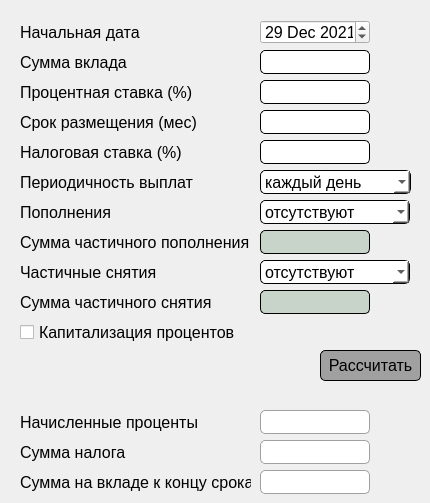
    <widget class="QWidget" name="tab_3">
     <attribute name="title">
      <string>Депозитный</string>
     </attribute>
     <widget class="QPushButton" name="DepositCalculate">
      <property name="geometry">
       <rect>
        <x>320</x>
        <y>350</y>
        <width>101</width>
        <height>31</height>
       </rect>
      </property>
      <property name="font">
       <font>
        <family>Yu Gothic UI</family>
        <pointsize>12</pointsize>
        <bold>false</bold>
       </font>
      </property>
      <property name="styleSheet">
       <string notr="true">QPushButton {
	background-color: rgb(160,160,160);
	border: 1px solid black;
	border-radius: 5px;
}	</string>
      </property>
      <property name="text">
       <string>Рассчитать</string>
      </property>
     </widget>
     <widget class="QDateEdit" name="DepositDate">
      <property name="geometry">
       <rect>
        <x>260</x>
        <y>20</y>
        <width>110</width>
        <height>24</height>
       </rect>
      </property>
      <property name="font">
       <font>
        <family>Yu Gothic UI</family>
        <pointsize>12</pointsize>
        <bold>false</bold>
       </font>
      </property>
      <property name="dateTime">
       <datetime>
        <hour>12</hour>
        <minute>0</minute>
        <second>0</second>
        <year>2021</year>
        <month>12</month>
        <day>29</day>
       </datetime>
      </property>
     </widget>
     <widget class="QLineEdit" name="Summa_vklad">
      <property name="geometry">
       <rect>
        <x>260</x>
        <y>50</y>
        <width>110</width>
        <height>24</height>
       </rect>
      </property>
      <property name="font">
       <font>
        <family>Yu Gothic UI</family>
        <pointsize>12</pointsize>
        <bold>false</bold>
       </font>
      </property>
      <property name="styleSheet">
       <string>QLineEdit {
	background-color: white;
	border: 1px solid black;
	border-radius: 5px;
}</string>
      </property>
      <property name="alignment">
       <set>Qt::AlignRight|Qt::AlignTrailing|Qt::AlignVCenter</set>
      </property>
     </widget>
     <widget class="QLineEdit" name="Proc_stavka">
      <property name="geometry">
       <rect>
        <x>260</x>
        <y>80</y>
        <width>110</width>
        <height>24</height>
       </rect>
      </property>
      <property name="font">
       <font>
        <family>Yu Gothic UI</family>
        <pointsize>12</pointsize>
        <bold>false</bold>
       </font>
      </property>
      <property name="styleSheet">
       <string>QLineEdit {
	background-color: white;
	border: 1px solid black;
	border-radius: 5px;
}</string>
      </property>
      <property name="alignment">
       <set>Qt::AlignRight|Qt::AlignTrailing|Qt::AlignVCenter</set>
      </property>
     </widget>
     <widget class="QLineEdit" name="Time_vklad">
      <property name="geometry">
       <rect>
        <x>260</x>
        <y>110</y>
        <width>110</width>
        <height>24</height>
       </rect>
      </property>
      <property name="font">
       <font>
        <family>Yu Gothic UI</family>
        <pointsize>12</pointsize>
        <bold>false</bold>
       </font>
      </property>
      <property name="styleSheet">
       <string>QLineEdit {
	background-color: white;
	border: 1px solid black;
	border-radius: 5px;
}</string>
      </property>
      <property name="alignment">
       <set>Qt::AlignRight|Qt::AlignTrailing|Qt::AlignVCenter</set>
      </property>
     </widget>
     <widget class="QLabel" name="label_14">
      <property name="geometry">
       <rect>
        <x>20</x>
        <y>20</y>
        <width>131</width>
        <height>24</height>
       </rect>
      </property>
      <property name="font">
       <font>
        <family>Yu Gothic UI</family>
        <pointsize>12</pointsize>
        <bold>false</bold>
       </font>
      </property>
      <property name="text">
       <string>Начальная дата</string>
      </property>
     </widget>
     <widget class="QLabel" name="label_15">
      <property name="geometry">
       <rect>
        <x>20</x>
        <y>50</y>
        <width>131</width>
        <height>24</height>
       </rect>
      </property>
      <property name="font">
       <font>
        <family>Yu Gothic UI</family>
        <pointsize>12</pointsize>
        <bold>false</bold>
       </font>
      </property>
      <property name="text">
       <string>Сумма вклада</string>
      </property>
     </widget>
     <widget class="QLabel" name="label_16">
      <property name="geometry">
       <rect>
        <x>20</x>
        <y>80</y>
        <width>181</width>
        <height>24</height>
       </rect>
      </property>
      <property name="font">
       <font>
        <family>Yu Gothic UI</family>
        <pointsize>12</pointsize>
        <bold>false</bold>
       </font>
      </property>
      <property name="text">
       <string>Процентная ставка (%)</string>
      </property>
     </widget>
     <widget class="QLabel" name="label_17">
      <property name="geometry">
       <rect>
        <x>20</x>
        <y>110</y>
        <width>191</width>
        <height>24</height>
       </rect>
      </property>
      <property name="font">
       <font>
        <family>Yu Gothic UI</family>
        <pointsize>12</pointsize>
        <bold>false</bold>
       </font>
      </property>
      <property name="text">
       <string>Срок размещения (мес)</string>
      </property>
     </widget>
     <widget class="QLineEdit" name="Nalog_stavka">
      <property name="geometry">
       <rect>
        <x>260</x>
        <y>140</y>
        <width>110</width>
        <height>24</height>
       </rect>
      </property>
      <property name="font">
       <font>
        <family>Yu Gothic UI</family>
        <pointsize>12</pointsize>
        <bold>false</bold>
       </font>
      </property>
      <property name="styleSheet">
       <string>QLineEdit {
	background-color: white;
	border: 1px solid black;
	border-radius: 5px;
}</string>
      </property>
      <property name="alignment">
       <set>Qt::AlignRight|Qt::AlignTrailing|Qt::AlignVCenter</set>
      </property>
     </widget>
     <widget class="QLabel" name="label_20">
      <property name="geometry">
       <rect>
        <x>20</x>
        <y>140</y>
        <width>171</width>
        <height>24</height>
       </rect>
      </property>
      <property name="font">
       <font>
        <family>Yu Gothic UI</family>
        <pointsize>12</pointsize>
        <bold>false</bold>
       </font>
      </property>
      <property name="text">
       <string>Налоговая ставка (%)</string>
      </property>
     </widget>
     <widget class="QLabel" name="result_summa_vklad">
      <property name="geometry">
       <rect>
        <x>260</x>
        <y>470</y>
        <width>110</width>
        <height>24</height>
       </rect>
      </property>
      <property name="minimumSize">
       <size>
        <width>1</width>
        <height>1</height>
       </size>
      </property>
      <property name="maximumSize">
       <size>
        <width>350</width>
        <height>50</height>
       </size>
      </property>
      <property name="font">
       <font>
        <family>Yu Gothic UI</family>
        <pointsize>12</pointsize>
        <bold>false</bold>
       </font>
      </property>
      <property name="cursor">
       <cursorShape>IBeamCursor</cursorShape>
      </property>
      <property name="mouseTracking">
       <bool>true</bool>
      </property>
      <property name="styleSheet">
       <string notr="true">QLabel
{
	background-color: white;
	border: 1px solid rgb(160,160,160);
	border-radius: 5px;
    qproperty-alignment: 'AlignVCenter | AlignRight';
}</string>
      </property>
      <property name="text">
       <string/>
      </property>
      <property name="alignment">
       <set>Qt::AlignRight|Qt::AlignTrailing|Qt::AlignVCenter</set>
      </property>
      <property name="wordWrap">
       <bool>false</bool>
      </property>
      <property name="textInteractionFlags">
       <set>Qt::LinksAccessibleByMouse|Qt::TextSelectableByMouse</set>
      </property>
     </widget>
     <widget class="QLabel" name="x_min_23">
      <property name="geometry">
       <rect>
        <x>20</x>
        <y>290</y>
        <width>200</width>
        <height>24</height>
       </rect>
      </property>
      <property name="minimumSize">
       <size>
        <width>0</width>
        <height>0</height>
       </size>
      </property>
      <property name="maximumSize">
       <size>
        <width>16777215</width>
        <height>30</height>
       </size>
      </property>
      <property name="font">
       <font>
        <family>Yu Gothic UI</family>
        <pointsize>12</pointsize>
        <bold>false</bold>
       </font>
      </property>
      <property name="text">
       <string>Сумма частичного снятия</string>
      </property>
      <property name="alignment">
       <set>Qt::AlignLeading|Qt::AlignLeft|Qt::AlignVCenter</set>
      </property>
     </widget>
     <widget class="QComboBox" name="Box_popoln">
      <property name="geometry">
       <rect>
        <x>260</x>
        <y>200</y>
        <width>150</width>
        <height>24</height>
       </rect>
      </property>
      <property name="font">
       <font>
        <family>Yu Gothic UI</family>
        <pointsize>12</pointsize>
        <bold>false</bold>
       </font>
      </property>
      <property name="styleSheet">
       <string notr="true">QComboBox {
	background-color: white;
	border: 1px solid black;
	border-radius: 5px;
}	</string>
      </property>
      <item>
       <property name="text">
        <string>отсутствуют</string>
       </property>
      </item>
      <item>
       <property name="text">
        <string>раз в месяц</string>
       </property>
      </item>
      <item>
       <property name="text">
        <string>раз в 2 месяца</string>
       </property>
      </item>
      <item>
       <property name="text">
        <string>раз в квартал</string>
       </property>
      </item>
      <item>
       <property name="text">
        <string>раз в полгода</string>
       </property>
      </item>
      <item>
       <property name="text">
        <string>раз в год</string>
       </property>
      </item>
     </widget>
     <widget class="QLabel" name="x_min_8">
      <property name="geometry">
       <rect>
        <x>20</x>
        <y>410</y>
        <width>200</width>
        <height>24</height>
       </rect>
      </property>
      <property name="minimumSize">
       <size>
        <width>0</width>
        <height>0</height>
       </size>
      </property>
      <property name="maximumSize">
       <size>
        <width>16777215</width>
        <height>30</height>
       </size>
      </property>
      <property name="font">
       <font>
        <family>Yu Gothic UI</family>
        <pointsize>12</pointsize>
        <bold>false</bold>
       </font>
      </property>
      <property name="text">
       <string>Начисленные проценты</string>
      </property>
      <property name="alignment">
       <set>Qt::AlignLeading|Qt::AlignLeft|Qt::AlignVCenter</set>
      </property>
     </widget>
     <widget class="QLineEdit" name="Summa_popoln">
      <property name="enabled">
       <bool>false</bool>
      </property>
      <property name="geometry">
       <rect>
        <x>260</x>
        <y>230</y>
        <width>110</width>
        <height>24</height>
       </rect>
      </property>
      <property name="minimumSize">
       <size>
        <width>1</width>
        <height>1</height>
       </size>
      </property>
      <property name="maximumSize">
       <size>
        <width>350</width>
        <height>40</height>
       </size>
      </property>
      <property name="font">
       <font>
        <family>Yu Gothic UI</family>
        <pointsize>12</pointsize>
        <bold>false</bold>
       </font>
      </property>
      <property name="styleSheet">
       <string notr="true">QLineEdit {
	background-color: rgb(200, 211, 201);
	border: 1px solid black;
	border-radius: 5px;
}</string>
      </property>
      <property name="alignment">
       <set>Qt::AlignRight|Qt::AlignTrailing|Qt::AlignVCenter</set>
      </property>
     </widget>
     <widget class="QLabel" name="x_min_9">
      <property name="geometry">
       <rect>
        <x>20</x>
        <y>440</y>
        <width>200</width>
        <height>24</height>
       </rect>
      </property>
      <property name="minimumSize">
       <size>
        <width>0</width>
        <height>0</height>
       </size>
      </property>
      <property name="maximumSize">
       <size>
        <width>16777215</width>
        <height>30</height>
       </size>
      </property>
      <property name="font">
       <font>
        <family>Yu Gothic UI</family>
        <pointsize>12</pointsize>
        <bold>false</bold>
       </font>
      </property>
      <property name="text">
       <string>Сумма налога</string>
      </property>
      <property name="alignment">
       <set>Qt::AlignLeading|Qt::AlignLeft|Qt::AlignVCenter</set>
      </property>
     </widget>
     <widget class="QLabel" name="x_min_10">
      <property name="geometry">
       <rect>
        <x>20</x>
        <y>470</y>
        <width>231</width>
        <height>24</height>
       </rect>
      </property>
      <property name="minimumSize">
       <size>
        <width>0</width>
        <height>0</height>
       </size>
      </property>
      <property name="maximumSize">
       <size>
        <width>16777215</width>
        <height>30</height>
       </size>
      </property>
      <property name="font">
       <font>
        <family>Yu Gothic UI</family>
        <pointsize>12</pointsize>
        <bold>false</bold>
       </font>
      </property>
      <property name="text">
       <string>Сумма на вкладе к концу срока</string>
      </property>
      <property name="alignment">
       <set>Qt::AlignLeading|Qt::AlignLeft|Qt::AlignVCenter</set>
      </property>
     </widget>
     <widget class="QLabel" name="x_min_18">
      <property name="geometry">
       <rect>
        <x>20</x>
        <y>200</y>
        <width>141</width>
        <height>24</height>
       </rect>
      </property>
      <property name="minimumSize">
       <size>
        <width>0</width>
        <height>0</height>
       </size>
      </property>
      <property name="maximumSize">
       <size>
        <width>16777215</width>
        <height>30</height>
       </size>
      </property>
      <property name="font">
       <font>
        <family>Yu Gothic UI</family>
        <pointsize>12</pointsize>
        <bold>false</bold>
       </font>
      </property>
      <property name="text">
       <string>Пополнения</string>
      </property>
      <property name="alignment">
       <set>Qt::AlignLeading|Qt::AlignLeft|Qt::AlignVCenter</set>
      </property>
     </widget>
     <widget class="QComboBox" name="Box_vyplaty">
      <property name="geometry">
       <rect>
        <x>260</x>
        <y>170</y>
        <width>151</width>
        <height>24</height>
       </rect>
      </property>
      <property name="font">
       <font>
        <family>Yu Gothic UI</family>
        <pointsize>12</pointsize>
        <bold>false</bold>
       </font>
      </property>
      <property name="contextMenuPolicy">
       <enum>Qt::NoContextMenu</enum>
      </property>
      <property name="styleSheet">
       <string notr="true">QComboBox {
	background-color: white;
	border: 1px solid black;
	border-radius: 5px;
}	</string>
      </property>
      <item>
       <property name="text">
        <string>каждый день</string>
       </property>
      </item>
      <item>
       <property name="text">
        <string>каждую неделю</string>
       </property>
      </item>
      <item>
       <property name="text">
        <string>раз в месяц</string>
       </property>
      </item>
      <item>
       <property name="text">
        <string>раз в квартал</string>
       </property>
      </item>
      <item>
       <property name="text">
        <string>раз в полгода</string>
       </property>
      </item>
      <item>
       <property name="text">
        <string>раз в год</string>
       </property>
      </item>
      <item>
       <property name="text">
        <string>в конце срока</string>
       </property>
      </item>
     </widget>
     <widget class="QLabel" name="result_proc">
      <property name="geometry">
       <rect>
        <x>260</x>
        <y>410</y>
        <width>110</width>
        <height>24</height>
       </rect>
      </property>
      <property name="minimumSize">
       <size>
        <width>1</width>
        <height>1</height>
       </size>
      </property>
      <property name="maximumSize">
       <size>
        <width>350</width>
        <height>50</height>
       </size>
      </property>
      <property name="font">
       <font>
        <family>Yu Gothic UI</family>
        <pointsize>12</pointsize>
        <bold>false</bold>
       </font>
      </property>
      <property name="cursor">
       <cursorShape>IBeamCursor</cursorShape>
      </property>
      <property name="mouseTracking">
       <bool>true</bool>
      </property>
      <property name="styleSheet">
       <string notr="true">QLabel
{
	background-color: white;
	border: 1px solid rgb(160,160,160);
	border-radius: 5px;
    qproperty-alignment: 'AlignVCenter | AlignRight';
}</string>
      </property>
      <property name="text">
       <string/>
      </property>
      <property name="alignment">
       <set>Qt::AlignRight|Qt::AlignTrailing|Qt::AlignVCenter</set>
      </property>
      <property name="wordWrap">
       <bool>false</bool>
      </property>
      <property name="textInteractionFlags">
       <set>Qt::LinksAccessibleByMouse|Qt::TextSelectableByMouse</set>
      </property>
     </widget>
     <widget class="QLabel" name="result_nalog">
      <property name="geometry">
       <rect>
        <x>260</x>
        <y>440</y>
        <width>110</width>
        <height>24</height>
       </rect>
      </property>
      <property name="minimumSize">
       <size>
        <width>1</width>
        <height>1</height>
       </size>
      </property>
      <property name="maximumSize">
       <size>
        <width>350</width>
        <height>50</height>
       </size>
      </property>
      <property name="font">
       <font>
        <family>Yu Gothic UI</family>
        <pointsize>12</pointsize>
        <bold>false</bold>
       </font>
      </property>
      <property name="cursor">
       <cursorShape>IBeamCursor</cursorShape>
      </property>
      <property name="mouseTracking">
       <bool>true</bool>
      </property>
      <property name="tabletTracking">
       <bool>false</bool>
      </property>
      <property name="focusPolicy">
       <enum>Qt::NoFocus</enum>
      </property>
      <property name="acceptDrops">
       <bool>false</bool>
      </property>
      <property name="styleSheet">
       <string notr="true">QLabel
{
	background-color: white;
	border: 1px solid rgb(160,160,160);
	border-radius: 5px;
    qproperty-alignment: 'AlignVCenter | AlignRight';
}</string>
      </property>
      <property name="text">
       <string/>
      </property>
      <property name="alignment">
       <set>Qt::AlignRight|Qt::AlignTrailing|Qt::AlignVCenter</set>
      </property>
      <property name="wordWrap">
       <bool>false</bool>
      </property>
      <property name="textInteractionFlags">
       <set>Qt::LinksAccessibleByMouse|Qt::TextSelectableByMouse</set>
      </property>
     </widget>
     <widget class="QLabel" name="x_min_17">
      <property name="geometry">
       <rect>
        <x>20</x>
        <y>170</y>
        <width>181</width>
        <height>24</height>
       </rect>
      </property>
      <property name="minimumSize">
       <size>
        <width>0</width>
        <height>0</height>
       </size>
      </property>
      <property name="maximumSize">
       <size>
        <width>16777215</width>
        <height>30</height>
       </size>
      </property>
      <property name="font">
       <font>
        <family>Yu Gothic UI</family>
        <pointsize>12</pointsize>
        <bold>false</bold>
       </font>
      </property>
      <property name="text">
       <string>Периодичность выплат</string>
      </property>
      <property name="alignment">
       <set>Qt::AlignLeading|Qt::AlignLeft|Qt::AlignVCenter</set>
      </property>
     </widget>
     <widget class="QLabel" name="x_min_22">
      <property name="geometry">
       <rect>
        <x>20</x>
        <y>230</y>
        <width>241</width>
        <height>24</height>
       </rect>
      </property>
      <property name="minimumSize">
       <size>
        <width>0</width>
        <height>0</height>
       </size>
      </property>
      <property name="maximumSize">
       <size>
        <width>16777215</width>
        <height>30</height>
       </size>
      </property>
      <property name="font">
       <font>
        <family>Yu Gothic UI</family>
        <pointsize>12</pointsize>
        <bold>false</bold>
       </font>
      </property>
      <property name="text">
       <string>Сумма частичного пополнения</string>
      </property>
      <property name="alignment">
       <set>Qt::AlignLeading|Qt::AlignLeft|Qt::AlignVCenter</set>
      </property>
     </widget>
     <widget class="QLabel" name="x_min_19">
      <property name="geometry">
       <rect>
        <x>20</x>
        <y>260</y>
        <width>200</width>
        <height>24</height>
       </rect>
      </property>
      <property name="minimumSize">
       <size>
        <width>0</width>
        <height>0</height>
       </size>
      </property>
      <property name="maximumSize">
       <size>
        <width>16777215</width>
        <height>30</height>
       </size>
      </property>
      <property name="font">
       <font>
        <family>Yu Gothic UI</family>
        <pointsize>12</pointsize>
        <bold>false</bold>
       </font>
      </property>
      <property name="text">
       <string>Частичные снятия</string>
      </property>
      <property name="alignment">
       <set>Qt::AlignLeading|Qt::AlignLeft|Qt::AlignVCenter</set>
      </property>
     </widget>
     <widget class="QCheckBox" name="Kapital">
      <property name="geometry">
       <rect>
        <x>20</x>
        <y>320</y>
        <width>221</width>
        <height>24</height>
       </rect>
      </property>
      <property name="minimumSize">
       <size>
        <width>0</width>
        <height>0</height>
       </size>
      </property>
      <property name="font">
       <font>
        <family>Yu Gothic UI</family>
        <pointsize>12</pointsize>
        <bold>false</bold>
       </font>
      </property>
      <property name="text">
       <string>Капитализация процентов</string>
      </property>
     </widget>
     <widget class="QComboBox" name="Box_snyat">
      <property name="geometry">
       <rect>
        <x>260</x>
        <y>260</y>
        <width>150</width>
        <height>24</height>
       </rect>
      </property>
      <property name="font">
       <font>
        <family>Yu Gothic UI</family>
        <pointsize>12</pointsize>
        <bold>false</bold>
       </font>
      </property>
      <property name="styleSheet">
       <string notr="true">QComboBox {
	background-color: white;
	border: 1px solid black;
	border-radius: 5px;
}	</string>
      </property>
      <item>
       <property name="text">
        <string>отсутствуют</string>
       </property>
      </item>
      <item>
       <property name="text">
        <string>раз в месяц</string>
       </property>
      </item>
      <item>
       <property name="text">
        <string>раз в 2 месяца</string>
       </property>
      </item>
      <item>
       <property name="text">
        <string>раз в квартал</string>
       </property>
      </item>
      <item>
       <property name="text">
        <string>раз в полгода</string>
       </property>
      </item>
      <item>
       <property name="text">
        <string>раз в год</string>
       </property>
      </item>
     </widget>
     <widget class="QLineEdit" name="Summa_snyat">
      <property name="enabled">
       <bool>false</bool>
      </property>
      <property name="geometry">
       <rect>
        <x>260</x>
        <y>290</y>
        <width>110</width>
        <height>24</height>
       </rect>
      </property>
      <property name="minimumSize">
       <size>
        <width>1</width>
        <height>1</height>
       </size>
      </property>
      <property name="maximumSize">
       <size>
        <width>350</width>
        <height>40</height>
       </size>
      </property>
      <property name="font">
       <font>
        <family>Yu Gothic UI</family>
        <pointsize>12</pointsize>
        <bold>false</bold>
       </font>
      </property>
      <property name="styleSheet">
       <string notr="true">QLineEdit {
	background-color: rgb(200, 211, 201);
	border: 1px solid black;
	border-radius: 5px;
}</string>
      </property>
      <property name="alignment">
       <set>Qt::AlignRight|Qt::AlignTrailing|Qt::AlignVCenter</set>
      </property>
     </widget>
    </widget>
